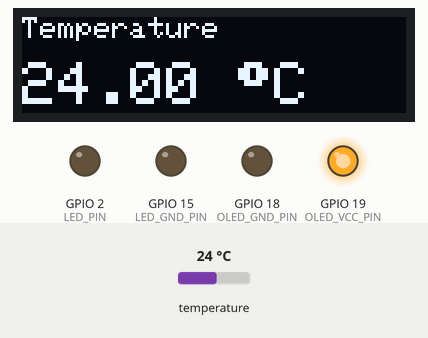
The sketch below on a simulated ESP32. Shown: 128×32 one-colour display, output pins drawn as LEDs (lit = HIGH). The inputs (shaded band) are chosen by the test bench; at power-on: temperature 24 °C. Pins used as bus, display or sensor lines are not drawn; what the sketch prints to the serial monitor is not drawn.

Above: at 1.4 s.
1.5 s: temperature set to 12 °C
At 12.4 s:
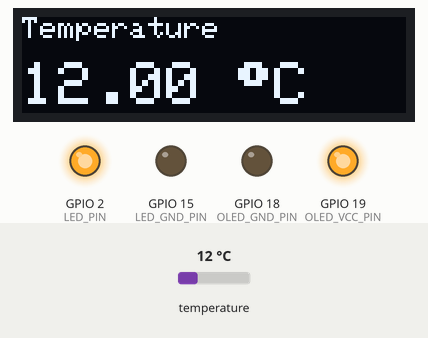
13.4 s: temperature set to 19 °C
At 19.7 s:
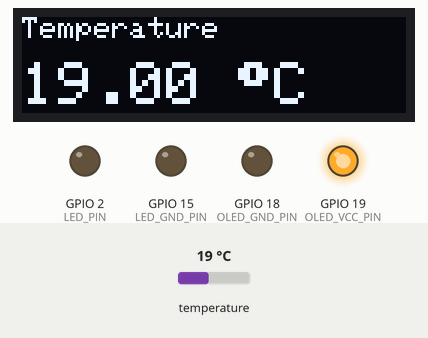
24.8 s: temperature set to 28 °C
At 30.4 s:
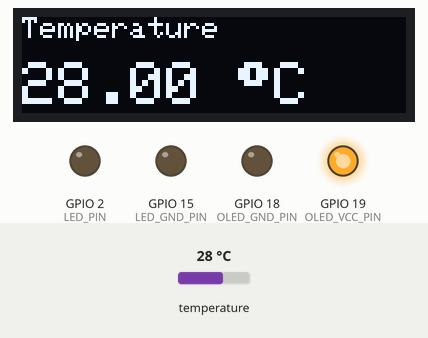
Timing chart, 0 to 42.4 s (numbered marks = the images above; inputs shaded):
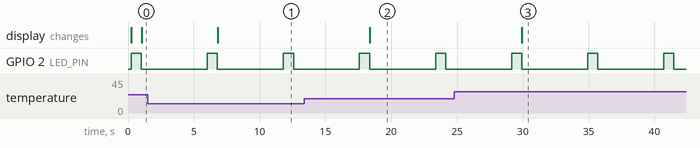

Measured:
- after the input at 1.5 s, the display: changes after 5.3 s (image 1)
- after the input at 13.4 s, the display: changes after 5.0 s (image 2)
- after the input at 24.8 s, the display: changes after 5.1 s (image 3)
- by itself, GPIO 2 (LED_PIN): alternates HIGH for 0.76 s and LOW for 5.0 s

The sketch:

Thermometer_workshop_project.ino
```cpp
/*
 * Digital Thermometer
 *
 * This code is an exampleto show you how to made a single thermometer with:
 * - ESP32 development module
 * - LED with its resistance for 3.3V operation
 * - 0.91 Inch OLED Display I2C SSD1306 Chip 128 x 32 resolution
 * - DS18B20 digital 1-wire temperature sensor
 *
 *
 * You can use and modify this code under your own responsibility
 *
 * by Adrian Gallardo, Cristian Orrego
 * CEAZA
 * March 2024
 */
#include <Wire.h>                 // communication protocol with OLED module
#include <Adafruit_GFX.h>         // OLED graphics
#include <Adafruit_SSD1306.h>     // OLED driver
#include <OneWire.h>              // communication protocol with temperature sensor
#include <DallasTemperature.h>    // temperature sensor driver


//****************************************************************************************
// Global variables and constants definitions
//****************************************************************************************
const int oneWireBus = 16;        // GPIO where the DS18B20 is connected to
const int LED_PIN = 2;            // GPIO where the LED is connected to
float oldTemp;                    // previous temperature measurement used for field display clean
const int LED_GND_PIN = 15;
const int DS18B20_VCC_PIN = 17;
const int DS18B20_GND_PIN = 5;
const int OLED_VCC_PIN = 19;
const int OLED_GND_PIN = 18;


//****************************************************************************************
// OLED module definitions
//****************************************************************************************
#define SCREEN_WIDTH 128 // OLED display width, in pixels
#define SCREEN_HEIGHT 32 // OLED display height, in pixels

// Declaration for an SSD1306 display connected to I2C (SDA, SCL pins)
#define OLED_RESET     -1 // Reset pin # (or -1 if sharing Arduino reset pin)
Adafruit_SSD1306 display(SCREEN_WIDTH, SCREEN_HEIGHT, &Wire, OLED_RESET);


//****************************************************************************************
// DS18B20 Temperature sensor definitions
//****************************************************************************************
OneWire oneWire(oneWireBus);          // Setup a oneWire instance to communicate with any OneWire devices
DallasTemperature sensors(&oneWire);  // Pass our oneWire reference to Dallas Temperature sensor


//****************************************************************************************
// program Functions
//****************************************************************************************
float readTemp(void){
  digitalWrite(LED_PIN,HIGH);         // Turn on the LED diring temperature reading
  sensors.requestTemperatures();      // Request temperature from sensor
  float temperatureC = sensors.getTempCByIndex(0);  // pass temperature data to a float variable
  digitalWrite(LED_PIN,LOW);          // Turn off the LED
  return temperatureC;                // return temperature data to end the function
}


void updateDisplay(float inData){
  // delete previous data field on display
  display.setCursor(0,15);
  display.setTextSize(2);
  display.setTextColor(SSD1306_BLACK);
  display.print(oldTemp);
  display.print(" ");
  display.write(0xF8);
  display.print("C");

  // write new data on display
  display.setCursor(0,15);
  display.setTextColor(SSD1306_WHITE);
  display.print(inData);
  display.print(" ");
  display.write(0xF8);
  display.print("C");

  // show updates on screen
  display.display();
}


//****************************************************************************************
// Program begin (this part of the program its executed only one time at the beginning)
//****************************************************************************************
void setup() {
  delay(100);           // to avoid ESP32 crash on start

  // powering devices from IO pins (not ideal)
  pinMode(LED_GND_PIN,OUTPUT); digitalWrite(LED_GND_PIN,LOW);
  pinMode(DS18B20_VCC_PIN,OUTPUT); digitalWrite(DS18B20_VCC_PIN,HIGH);
  pinMode(DS18B20_GND_PIN,OUTPUT); digitalWrite(DS18B20_GND_PIN,LOW);
  pinMode(OLED_VCC_PIN,OUTPUT); digitalWrite(OLED_VCC_PIN,HIGH);
  pinMode(OLED_GND_PIN,OUTPUT); digitalWrite(OLED_GND_PIN,LOW);
  delay(100);

  Serial.begin(115200); // Enable serial communication with the host computer
  while(!Serial){}
  Serial.println("OLED display Test!");

  // Start the OLED module
  if(!display.begin(SSD1306_SWITCHCAPVCC, 0x3C)) { // Address 0x3C for 128x32 OLED module
    Serial.println(F("SSD1306 allocation failed"));
    while(true) {}  // If there is a problem with the OLED module, then the program stop forever
  }
  display.cp437(true);
  display.clearDisplay();
  display.setTextSize(1);             // Normal 1:1 pixel scale
  display.setTextColor(SSD1306_WHITE);        // Draw white text
  display.setCursor(0,0);             // Start at top-left corner
  display.println(F("Temperature"));
  display.display();


  // Start the DS18B20 sensor
  sensors.begin();

  // Set controller pin for LED
  pinMode(LED_PIN,OUTPUT); digitalWrite(LED_PIN,LOW);
}


//****************************************************************************************
// Main Loop
//****************************************************************************************
void loop() {
  float newTemp = readTemp();     // update temperature data

  updateDisplay(newTemp);         // update data on OLED module
  Serial.print(newTemp);Serial.println("*C");   // update data by serial communcation

  oldTemp = newTemp;              // update oldTemp varialbe
  delay(5000);                    // wait until next loop cicle

  // and start the loop again...
}
```
